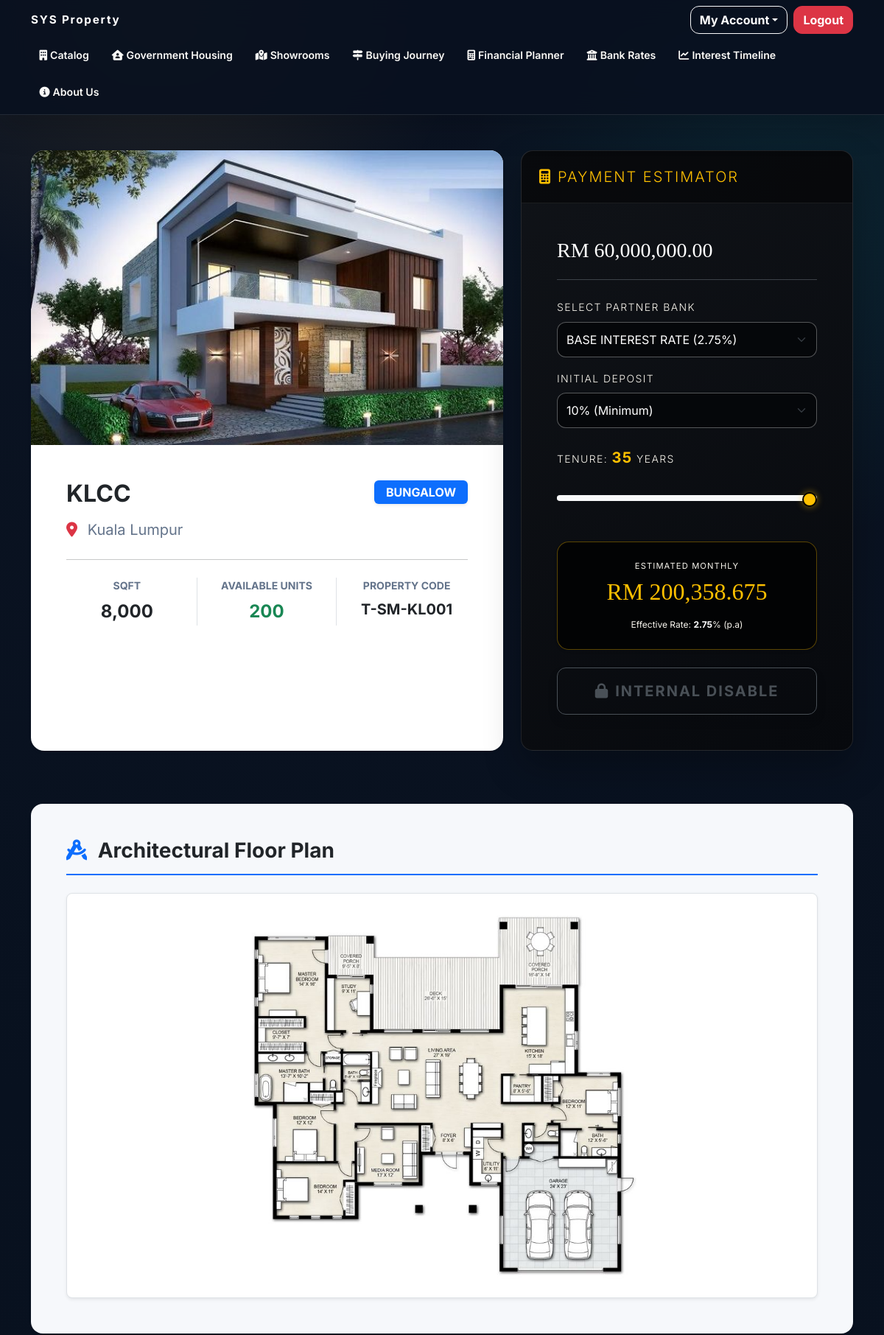
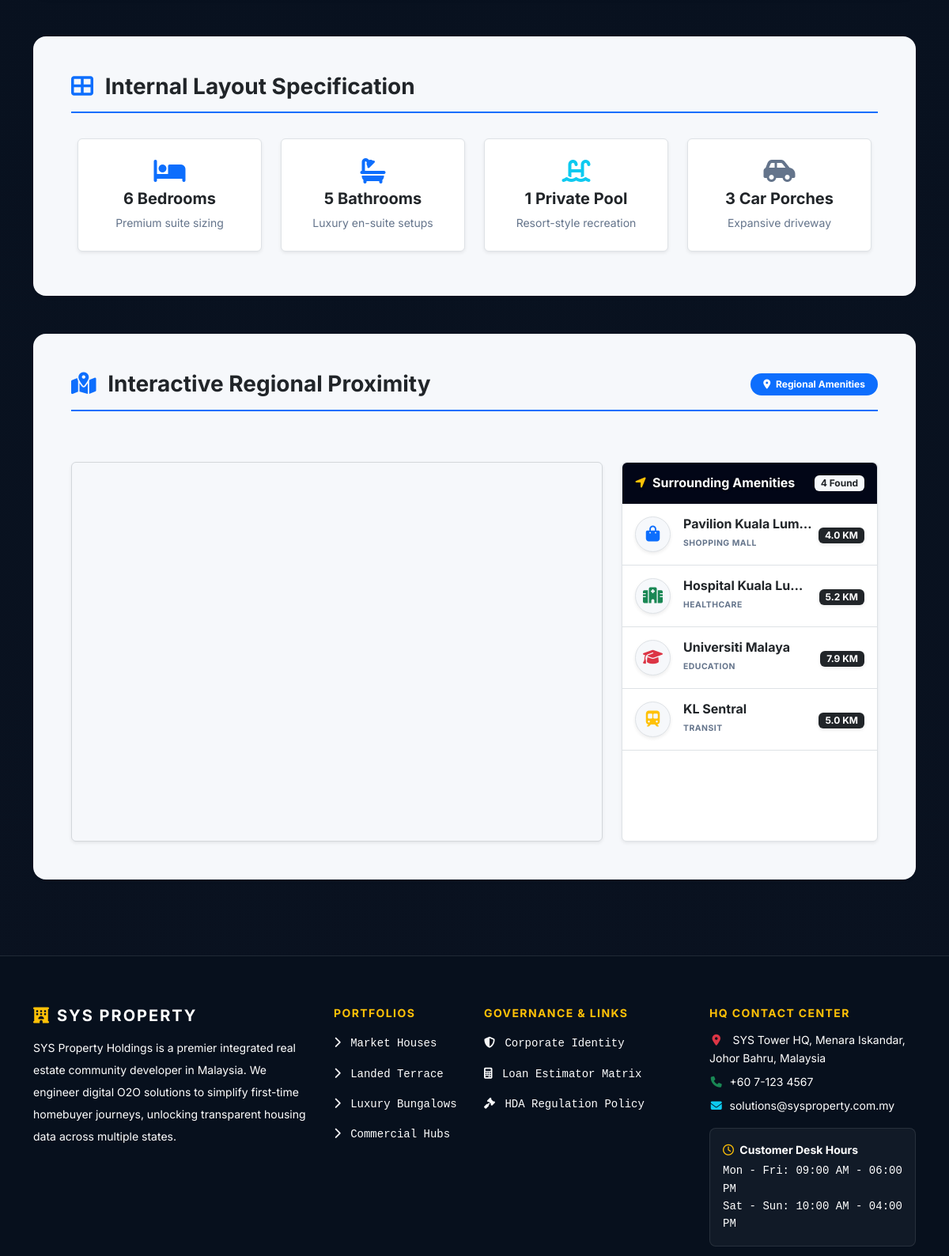
The app's page /property_detail.php?id=184 (signed in, upper part) with its own data (2 pictures, top to bottom).
### tables this page shows
CREATE TABLE `properties` (
  `property_id` int(11) NOT NULL,
  `property_code` varchar(20) NOT NULL,
  `project_name` varchar(255) NOT NULL,
  `state` varchar(100) NOT NULL,
  `property_type` enum('AFFORDABLE','TERRACE','BUNGALOW','COMMERCIAL','APARTMENT') NOT NULL,
  `price` decimal(12,2) NOT NULL,
  `total_units` int(11) NOT NULL,
  `built_up_sqft` int(11) NOT NULL,
  `income_limit_rm` decimal(10,2) DEFAULT NULL,
  `status` enum('ACTIVE','SOLD_OUT','ARCHIVED') NOT NULL DEFAULT 'ACTIVE',
  `image_filename` varchar(255) NOT NULL,
  `image_search_keyword` varchar(255) NOT NULL,
  `is_affordable` tinyint(1) NOT NULL DEFAULT 0
);

### property_detail.php (the view, shortened to what the rows shown need)
<?php
include_once 'includes/header.php';
require_once 'includes/property_images.php';
require_once 'includes/regional_proximity.php';
$property_id = isset($_GET['id']) ? intval($_GET['id']) : 0;
$stmt = $conn->prepare("SELECT * FROM properties WHERE property_id = ?");
$stmt->bind_param("i", $property_id);
$stmt->execute();
$property = $stmt->get_result()->fetch_assoc();
$is_afford = (intval($property['is_affordable']) === 1);
$finalImg = property_catalog_image_path($property);
$proximityAmenities = regional_proximity_amenities($property['state'] ?? '');
?>
<div class="container my-5">
    <div class="row">
        <div class="col-md-7 mb-4">
            <div class="card shadow-sm border-0 overflow-hidden h-100">
                <div class="position-relative zoom-container" style="cursor: pointer;" data-bs-toggle="modal" data-bs-target="#imageZoom">
                    <img src="<?php echo $finalImg; ?>" class="w-100" style="height: 400px; object-fit: cover;">
                </div>
                <div class="card-body p-5">
                    <div class="d-flex justify-content-between align-items-start mb-3">
                        <div class="d-flex align-items-center gap-3">
                            <h2 class="fw-bold mb-0"><?php echo htmlspecialchars($property['project_name']); ?></h2>
                        </div>
                        <span class="badge <?php echo $is_afford ? 'bg-success' : 'bg-primary'; ?> px-3 py-2 fs-6 shadow-sm">
                            <?php echo $is_afford ? 'GOV AFFORDABLE' : htmlspecialchars($property['property_type']); ?>
                        </span>
                    </div>
                    <p class="fs-5 text-muted mb-4"><i class="fas fa-map-marker-alt text-danger me-2"></i> <?php echo htmlspecialchars($property['state']); ?></p>
                    <hr class="my-4">
                    <div class="row text-center mb-4">
                        <div class="col-4 border-end">
                            <small class="d-block text-muted fw-bold mb-1">SQFT</small>
                            <span class="fs-4 fw-bold"><?php echo number_format($property['built_up_sqft']); ?></span>
                        </div>
                        <div class="col-4 border-end">
                            <small class="d-block text-muted fw-bold mb-1">AVAILABLE UNITS</small>
                            <span class="fs-4 fw-bold text-success"><?php echo $property['total_units']; ?></span>
                        </div>
                        <div class="col-4">
                            <small class="d-block text-muted fw-bold mb-1">PROPERTY CODE</small>
                            <span class="fs-5 fw-bold text-dark"><?php echo htmlspecialchars($property['property_code']); ?></span>
                        </div>
                    </div>
                </div>
            </div>
        </div>
        <div class="col-md-5 mb-4">
            <div class="card shadow-lg border-0 h-100 bg-dark text-white rounded-4 estimator-card">
                <div class="card-body p-4 p-lg-5 d-flex flex-column">
                    <h3 class="text-white fw-light mb-4 border-bottom border-secondary border-opacity-50 pb-4 luxury-title">RM <?php echo number_format($property['price'], 2); ?></h3>
                    <div class="mb-3">
                        <label class="form-label fw-light text-uppercase tracking-wider small panel-label">Select Partner Bank</label>
                        <select id="bankSelect" class="form-select panel-select">
                        </select>
                    </div>
                    <div class="mb-4">
                        <label class="form-label fw-light text-uppercase tracking-wider small panel-label">Initial Deposit</label>
                        <select id="downpayment" class="form-select panel-select">
                        </select>
                    </div>
                    <div class="mb-5">
                        <label class="form-label fw-light text-uppercase tracking-wider small panel-label">Tenure: <span id="tenureLabel" class="text-gold fs-5 fw-bold">35</span> Years</label>
                        <div class="pt-3">
                        </div>
                    </div>
                    <div class="p-4 rounded-4 text-center shadow-sm mb-4 monthly-card">
                        <p class="mb-2 panel-label text-uppercase tracking-wider" style="font-size: 0.7rem;">Estimated Monthly</p>
                        <h2 class="text-gold fw-light m-0 luxury-title" id="monthlyResult">RM 0.00</h2>
                        <small class="panel-note d-block mt-3" style="font-size: 0.75rem;">Effective Rate: <strong id="displayRate" class="text-white">0.00</strong>% (p.a)</small>
                    </div>
                    <div class="d-grid mt-auto">
                        <button type="button" class="btn btn-outline-secondary btn-lg fw-bold py-3 shadow text-uppercase tracking-wider" disabled>
                        </button>
                    </div>
                </div>
            </div>
        </div>
    </div>
    <div class="row mt-5">
        <div class="col-12">
            <div class="card border-0 bg-light shadow-sm rounded-4 p-4 p-md-5 mb-5 reveal-card">
                <div class="row mt-3 g-4">
                    <div class="col-lg-4">
                        <div class="bg-white border rounded shadow-sm h-100 d-flex flex-column">
                            <div class="p-3 rounded-top d-flex justify-content-between align-items-center gap-3 flex-wrap" style="background: #020617;">
                                <h6 class="m-0 fw-bold" style="color: #fff !important; font-size: 1rem; text-shadow: 0 1px 3px rgba(0,0,0,0.75);">
                                    <i class="fas fa-location-arrow text-warning me-2"></i>Surrounding Amenities
                                </h6>
                                <span class="badge bg-light text-dark" id="placesCount"><?php echo count($proximityAmenities); ?> Found</span>
                            </div>
                        </div>
                    </div>
                </div>
            </div>
        </div>
    </div>
</div>
<?php include_once 'includes/footer.php'; ?>

### records on screen
properties: property_type+state (picture), project_name "KLCC", property_type "BUNGALOW", state "Kuala Lumpur", built_up_sqft "8,000", total_units "200", property_code "T-SM-KL001", price "60,000,000.00", state "4"

### other values on screen
$wishlist_text "Interest Timeline"
$amenity['name'] "Pavilion Kuala Lum…"
$amenity['type'] "SHOPPING MALL"
$amenity['distance'] "4.0 KM"
$amenity['name'] "Hospital Kuala Lu…"
$amenity['type'] "HEALTHCARE"
$amenity['distance'] "5.2 KM"
$amenity['name'] "Universiti Malaya"
$amenity['type'] "EDUCATION"
$amenity['distance'] "7.9 KM"
$amenity['name'] "KL Sentral"
$amenity['type'] "TRANSIT"
$amenity['distance'] "5.0 KM"
form field value "BASE INTEREST RATE (2.75%)"
